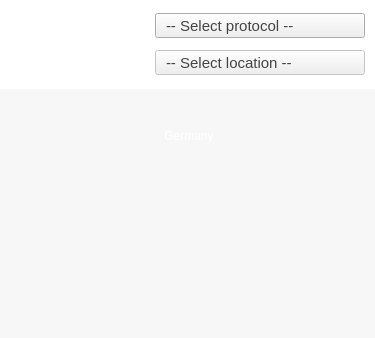
<?xml version="1.0" encoding="UTF-8"?>
<ui version="4.0">
 <class>MapScreen</class>
 <widget class="QDialog" name="MapScreen">
  <property name="geometry">
   <rect>
    <x>0</x>
    <y>0</y>
    <width>375</width>
    <height>338</height>
   </rect>
  </property>
  <property name="windowTitle">
   <string>Celo VPN</string>
  </property>
  <widget class="QFrame" name="frameLogo">
   <property name="geometry">
    <rect>
     <x>0</x>
     <y>0</y>
     <width>375</width>
     <height>89</height>
    </rect>
   </property>
   <property name="palette">
    <palette>
     <active>
      <colorrole role="Button">
       <brush brushstyle="SolidPattern">
        <color alpha="255">
         <red>255</red>
         <green>255</green>
         <blue>255</blue>
        </color>
       </brush>
      </colorrole>
      <colorrole role="Base">
       <brush brushstyle="SolidPattern">
        <color alpha="255">
         <red>255</red>
         <green>255</green>
         <blue>255</blue>
        </color>
       </brush>
      </colorrole>
      <colorrole role="Window">
       <brush brushstyle="SolidPattern">
        <color alpha="255">
         <red>255</red>
         <green>255</green>
         <blue>255</blue>
        </color>
       </brush>
      </colorrole>
     </active>
     <inactive>
      <colorrole role="Button">
       <brush brushstyle="SolidPattern">
        <color alpha="255">
         <red>255</red>
         <green>255</green>
         <blue>255</blue>
        </color>
       </brush>
      </colorrole>
      <colorrole role="Base">
       <brush brushstyle="SolidPattern">
        <color alpha="255">
         <red>255</red>
         <green>255</green>
         <blue>255</blue>
        </color>
       </brush>
      </colorrole>
      <colorrole role="Window">
       <brush brushstyle="SolidPattern">
        <color alpha="255">
         <red>255</red>
         <green>255</green>
         <blue>255</blue>
        </color>
       </brush>
      </colorrole>
     </inactive>
     <disabled>
      <colorrole role="Button">
       <brush brushstyle="SolidPattern">
        <color alpha="255">
         <red>255</red>
         <green>255</green>
         <blue>255</blue>
        </color>
       </brush>
      </colorrole>
      <colorrole role="Base">
       <brush brushstyle="SolidPattern">
        <color alpha="255">
         <red>255</red>
         <green>255</green>
         <blue>255</blue>
        </color>
       </brush>
      </colorrole>
      <colorrole role="Window">
       <brush brushstyle="SolidPattern">
        <color alpha="255">
         <red>255</red>
         <green>255</green>
         <blue>255</blue>
        </color>
       </brush>
      </colorrole>
     </disabled>
    </palette>
   </property>
   <property name="autoFillBackground">
    <bool>false</bool>
   </property>
   <property name="styleSheet">
    <string notr="true">QFrame
{
  background-color: #ffffff;
  border: 0;
}</string>
   </property>
   <property name="frameShape">
    <enum>QFrame::StyledPanel</enum>
   </property>
   <property name="frameShadow">
    <enum>QFrame::Raised</enum>
   </property>
   <widget class="QPushButton" name="backButton">
    <property name="geometry">
     <rect>
      <x>6</x>
      <y>16</y>
      <width>71</width>
      <height>57</height>
     </rect>
    </property>
    <property name="cursor">
     <cursorShape>PointingHandCursor</cursorShape>
    </property>
    <property name="focusPolicy">
     <enum>Qt::NoFocus</enum>
    </property>
    <property name="styleSheet">
     <string notr="true">QPushButton
{
  border:0px;
  color: #ff0000;
background: transparent;
border-image: url(:/imgs/logo3-norm.png);
}
QPushButton:hover
{
border-image: url(:/imgs/logo3.png);
}</string>
    </property>
    <property name="text">
     <string/>
    </property>
   </widget>
   <widget class="QLabel" name="L_1">
    <property name="geometry">
     <rect>
      <x>120</x>
      <y>13</y>
      <width>25</width>
      <height>25</height>
     </rect>
    </property>
    <property name="styleSheet">
     <string notr="true">QLabel
{
	border:0px;
	color: #ffffff;
border-image: url(:/imgs/l-1.png);
}</string>
    </property>
    <property name="text">
     <string/>
    </property>
   </widget>
   <widget class="QLabel" name="L_2">
    <property name="geometry">
     <rect>
      <x>120</x>
      <y>50</y>
      <width>25</width>
      <height>25</height>
     </rect>
    </property>
    <property name="styleSheet">
     <string notr="true">QLabel
{
	border:0px;
	color: #ffffff;
border-image: url(:/imgs/l-2-inactive.png);
}</string>
    </property>
    <property name="text">
     <string/>
    </property>
   </widget>
   <widget class="QComboBox" name="protocolComboBox">
    <property name="geometry">
     <rect>
      <x>155</x>
      <y>13</y>
      <width>210</width>
      <height>25</height>
     </rect>
    </property>
    <property name="font">
     <font>
      <family>Helvetica Neue</family>
      <pointsize>11</pointsize>
     </font>
    </property>
    <property name="styleSheet">
     <string notr="true">QComboBox
{
color: #444444;

border-image: url(:/imgs/dd-protocol.png);
}
QComboBox QAbstractItemView 
{
subcontrol-origin: margin;
subcontrol-position: top left;
}
QComboBox::drop-down 
{
width: 25px;
border-top-right-radius: 3px;
border-bottom-right-radius: 3px;
}
QComboBox::down-arrow 
{
image: none;
width: 25px;
height: 25px;
}
QComboBox::down-arrow:hover
{
image: none;
width: 25px;
height: 25px;
}

QComboBox 
{
	padding-left: 10px;
	padding-right: 0px; /* space for the arrow */
}

QComboBox::drop-down 
{
	subcontrol-origin: top;
	subcontrol-position: top right;
	width: 0px;
	border-style: none;
	border-image: none;
}</string>
    </property>
    <property name="currentText">
     <string>-- Select protocol --</string>
    </property>
    <property name="maxVisibleItems">
     <number>13</number>
    </property>
    <item>
     <property name="text">
      <string>-- Select protocol --</string>
     </property>
    </item>
   </widget>
   <widget class="QComboBox" name="locationComboBox">
    <property name="enabled">
     <bool>false</bool>
    </property>
    <property name="geometry">
     <rect>
      <x>155</x>
      <y>50</y>
      <width>210</width>
      <height>25</height>
     </rect>
    </property>
    <property name="font">
     <font>
      <family>Helvetica Neue</family>
      <pointsize>11</pointsize>
     </font>
    </property>
    <property name="styleSheet">
     <string notr="true">QComboBox
{
color: #444444;

border-image: url(:/imgs/dd-protocol.png);
}
QComboBox QAbstractItemView 
{
subcontrol-origin: margin;
subcontrol-position: top left;
}
QComboBox::drop-down 
{
width: 25px;
border-top-right-radius: 3px;
border-bottom-right-radius: 3px;
}
QComboBox::down-arrow 
{
image: none;
width: 25px;
height: 25px;
}
QComboBox::down-arrow:hover
{
image: none;
width: 25px;
height: 25px;
}

QComboBox {
	padding-left: 10px;
	padding-right: 0px; /* space for the arrow */
}

QComboBox::drop-down {
	subcontrol-origin: top;
	subcontrol-position: top right;
	width: 0px;
	border-style: none;
	border-image: none;
}
</string>
    </property>
    <item>
     <property name="text">
      <string>-- Select location --</string>
     </property>
    </item>
   </widget>
   <widget class="QListView" name="lv_Location">
    <property name="geometry">
     <rect>
      <x>10</x>
      <y>100</y>
      <width>350</width>
      <height>181</height>
     </rect>
    </property>
    <property name="font">
     <font>
      <family>Helvetica</family>
      <pointsize>11</pointsize>
     </font>
    </property>
    <property name="styleSheet">
     <string notr="true">QListView
{
background: solid #f7f7f7;
}
QListView::item
{
/*color: #202020;*/
color: #f7f7f7;	/*invisible*/
height: 24;
border-image: url(:/imgs/dd-row.png);
background: solid #f7f7f7;
}
QListView::item:checked
{
border-image: url(:/imgs/e-error-241.png);
}
QListView::item:active
{
border-image: url(:/imgs/e-error-241.png);
}
QListView::item:selected
{
border-image: url(:/imgs/dd-selectionrow.png);
}

</string>
    </property>
   </widget>
   <widget class="QListView" name="lv_Protocol">
    <property name="geometry">
     <rect>
      <x>0</x>
      <y>100</y>
      <width>210</width>
      <height>230</height>
     </rect>
    </property>
    <property name="font">
     <font>
      <family>Helvetica</family>
      <pointsize>11</pointsize>
     </font>
    </property>
    <property name="styleSheet">
     <string notr="true">QListView
{
background: solid #f7f7f7;
}
QListView::item 
{
color: #202020;
height: 24;
border-image: url(:/imgs/dd-row.png);
background: solid #f7f7f7;
}
QListView::item:selected
{
color: #FFFFFF;
border-image: url(:/imgs/dd-selectionrow.png);
}</string>
    </property>
   </widget>
  </widget>
  <widget class="QFrame" name="frameBottom">
   <property name="geometry">
    <rect>
     <x>0</x>
     <y>89</y>
     <width>375</width>
     <height>251</height>
    </rect>
   </property>
   <property name="palette">
    <palette>
     <active>
      <colorrole role="Button">
       <brush brushstyle="SolidPattern">
        <color alpha="255">
         <red>247</red>
         <green>247</green>
         <blue>247</blue>
        </color>
       </brush>
      </colorrole>
      <colorrole role="Light">
       <brush brushstyle="SolidPattern">
        <color alpha="255">
         <red>255</red>
         <green>0</green>
         <blue>0</blue>
        </color>
       </brush>
      </colorrole>
      <colorrole role="Base">
       <brush brushstyle="SolidPattern">
        <color alpha="255">
         <red>247</red>
         <green>247</green>
         <blue>247</blue>
        </color>
       </brush>
      </colorrole>
      <colorrole role="Window">
       <brush brushstyle="SolidPattern">
        <color alpha="255">
         <red>247</red>
         <green>247</green>
         <blue>247</blue>
        </color>
       </brush>
      </colorrole>
     </active>
     <inactive>
      <colorrole role="Button">
       <brush brushstyle="SolidPattern">
        <color alpha="255">
         <red>247</red>
         <green>247</green>
         <blue>247</blue>
        </color>
       </brush>
      </colorrole>
      <colorrole role="Light">
       <brush brushstyle="SolidPattern">
        <color alpha="255">
         <red>255</red>
         <green>0</green>
         <blue>0</blue>
        </color>
       </brush>
      </colorrole>
      <colorrole role="Base">
       <brush brushstyle="SolidPattern">
        <color alpha="255">
         <red>247</red>
         <green>247</green>
         <blue>247</blue>
        </color>
       </brush>
      </colorrole>
      <colorrole role="Window">
       <brush brushstyle="SolidPattern">
        <color alpha="255">
         <red>247</red>
         <green>247</green>
         <blue>247</blue>
        </color>
       </brush>
      </colorrole>
     </inactive>
     <disabled>
      <colorrole role="Button">
       <brush brushstyle="SolidPattern">
        <color alpha="255">
         <red>247</red>
         <green>247</green>
         <blue>247</blue>
        </color>
       </brush>
      </colorrole>
      <colorrole role="Light">
       <brush brushstyle="SolidPattern">
        <color alpha="255">
         <red>255</red>
         <green>0</green>
         <blue>0</blue>
        </color>
       </brush>
      </colorrole>
      <colorrole role="Base">
       <brush brushstyle="SolidPattern">
        <color alpha="255">
         <red>247</red>
         <green>247</green>
         <blue>247</blue>
        </color>
       </brush>
      </colorrole>
      <colorrole role="Window">
       <brush brushstyle="SolidPattern">
        <color alpha="255">
         <red>247</red>
         <green>247</green>
         <blue>247</blue>
        </color>
       </brush>
      </colorrole>
     </disabled>
    </palette>
   </property>
   <property name="autoFillBackground">
    <bool>false</bool>
   </property>
   <property name="styleSheet">
    <string notr="true">QFrame
{
  background-color: #f7f7f7;
  border: 0;
}
</string>
   </property>
   <property name="frameShape">
    <enum>QFrame::StyledPanel</enum>
   </property>
   <property name="frameShadow">
    <enum>QFrame::Raised</enum>
   </property>
   <widget class="QLabel" name="line_1">
    <property name="geometry">
     <rect>
      <x>0</x>
      <y>0</y>
      <width>375</width>
      <height>3</height>
     </rect>
    </property>
    <property name="styleSheet">
     <string notr="true">QLabel
{
  border:0px;
  border-image: url(:/imgs/h-line.png);
}</string>
    </property>
    <property name="text">
     <string/>
    </property>
   </widget>
   <widget class="QLabel" name="line_4">
    <property name="geometry">
     <rect>
      <x>0</x>
      <y>185</y>
      <width>375</width>
      <height>3</height>
     </rect>
    </property>
    <property name="styleSheet">
     <string notr="true">QLabel
{
	border:0px;
	border-image: url(:/imgs/h-line.png);
}</string>
    </property>
    <property name="text">
     <string/>
    </property>
   </widget>
   <widget class="QPushButton" name="settingsButton">
    <property name="geometry">
     <rect>
      <x>195</x>
      <y>200</y>
      <width>110</width>
      <height>41</height>
     </rect>
    </property>
    <property name="font">
     <font>
      <family>Helvetica Neue</family>
      <pointsize>10</pointsize>
     </font>
    </property>
    <property name="cursor">
     <cursorShape>PointingHandCursor</cursorShape>
    </property>
    <property name="focusPolicy">
     <enum>Qt::NoFocus</enum>
    </property>
    <property name="styleSheet">
     <string notr="true">QPushButton
{
	border:0px;
	color: #ffffff;
	border-image: url(:/imgs/b-settings-norm.png);
}
QPushButton:hover:!pressed
{
	border-image: url(:/imgs/b-settings-hover.png);
}
QPushButton:pressed
{
	border-image: url(:/imgs/b-settings-pressed.png);
}</string>
    </property>
    <property name="text">
     <string/>
    </property>
   </widget>
   <widget class="QPushButton" name="connectButton">
    <property name="geometry">
     <rect>
      <x>70</x>
      <y>200</y>
      <width>110</width>
      <height>41</height>
     </rect>
    </property>
    <property name="font">
     <font>
      <family>Helvetica Neue</family>
      <pointsize>10</pointsize>
     </font>
    </property>
    <property name="cursor">
     <cursorShape>PointingHandCursor</cursorShape>
    </property>
    <property name="focusPolicy">
     <enum>Qt::NoFocus</enum>
    </property>
    <property name="styleSheet">
     <string notr="true">QPushButton
{
	border:0px;
	color: #ffffff;
	border-image: url(:/imgs/b-connect-norm.png);
}
QPushButton:hover:!pressed
{
	border-image: url(:/imgs/b-connect-hover.png);
}
QPushButton:pressed
{
	border-image: url(:/imgs/b-connect-pressed.png);
}</string>
    </property>
    <property name="text">
     <string/>
    </property>
   </widget>
   <widget class="QLabel" name="L_Map">
    <property name="geometry">
     <rect>
      <x>0</x>
      <y>7</y>
      <width>375</width>
      <height>177</height>
     </rect>
    </property>
    <property name="styleSheet">
     <string notr="true">QLabel
{
	border:0px;
	color: #ffffff;
border-image: url(:/imgs/map.png);
}</string>
    </property>
    <property name="text">
     <string/>
    </property>
   </widget>
   <widget class="QLabel" name="L_Mark">
    <property name="geometry">
     <rect>
      <x>139</x>
      <y>30</y>
      <width>100</width>
      <height>40</height>
     </rect>
    </property>
    <property name="styleSheet">
     <string notr="true">QLabel
{
	border:0px transparent;
	color: #ffffff;
border-image: url(:/imgs/map-border.png);
background: transparent;
padding-bottom: 7px;
}</string>
    </property>
    <property name="text">
     <string>Germany</string>
    </property>
    <property name="alignment">
     <set>Qt::AlignCenter</set>
    </property>
   </widget>
  </widget>
 </widget>
 <resources/>
 <connections/>
</ui>
